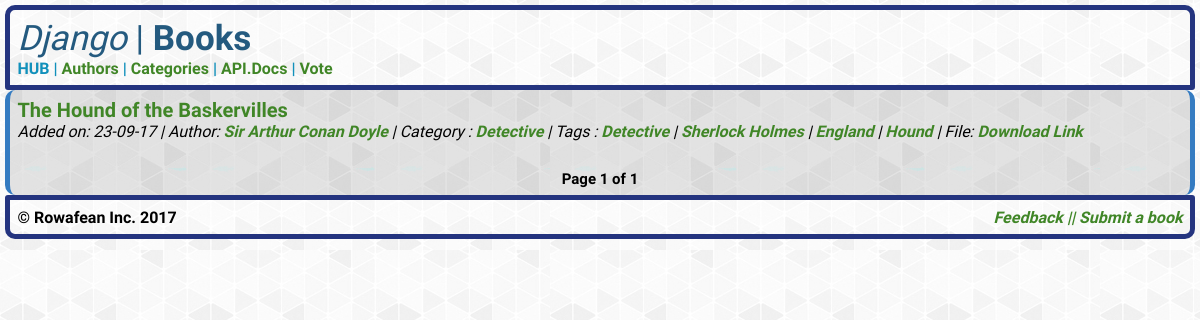
The page / on the database its author committed.
### blog/models.py (models this page shows, shortened)
class Post(models.Model):
    title = models.CharField(max_length=200)
    slug = models.SlugField(unique=True)
    content = models.TextField()
    publication_date = models.DateTimeField(auto_now_add=True)
    author = models.ForeignKey(Author)
    category = models.ForeignKey(Category)
    tags = models.ManyToManyField(Tag)
    file = models.FileField(upload_to='books_storage')
    def get_absolute_url(self):
        return reverse('post_detail', args=[self.id])

class Author(models.Model):
    name = models.CharField(max_length=50, verbose_name="Author Name")
    slug = models.SlugField(max_length=100)
    email = models.EmailField( blank=True)
    active = models.BooleanField(default=False)
    created_on = models.DateTimeField(auto_now_add=True)
    last_logged_in = models.DateTimeField(auto_now=True)
    author_info = models.TextField(max_length=1000, verbose_name="Author Info")
    def __str__(self):
        return self.name
    def get_absolute_url(self):
        return reverse('post_by_author', args=[self.slug])

class Category(models.Model):
    name = models.CharField(max_length=100, unique=True)
    slug = models.SlugField(max_length=100, unique=True)
    author = models.ForeignKey(Author)
    def __str__(self):
        return self.name
    def get_absolute_url(self):
        return reverse('post_by_category', args=[self.slug])

class Tag(models.Model):
    name = models.CharField(max_length=100, unique=True)
    slug = models.SlugField(max_length=100, unique=True)
    author = models.ForeignKey(Author)
    def __str__(self):
        return self.name
    def get_absolute_url(self):
        return reverse('post_by_tag', args=[self.slug])

### blog/views.py (the view)
# urls.py: url(r'^$', views.post_list, name='post_list'),
def post_list(request):
    post_list = Post.objects.order_by("-id").all()
    posts = helpers.pg_records(request, post_list, 10)
    return render(request, 'blog/post_list.html', {'posts': posts})

### django_books/helpers.py (called while the page is built)
def pg_records(request, list, num):
    print(request)
    paginator = Paginator(list, num)
    page = request.GET.get('page')
    try:
        page_object = paginator.page(page)
    except PageNotAnInteger:
        page_object = paginator.page(1)
    except EmptyPage:
        page_object = paginator.page(paginator.num_pages)
    return page_object

### blog/templates/blog/post_list.html (shortened to what this page needs)
<head>
</head>
{% extends "blog/base.html"  %}
{% block content %}
    <div class="content">
        <div class="section-inner clearfix">
        {% for post in posts reversed %}
            <div class="post">
            <h3>
                <a class="post-title" href="{{ post.get_absolute_url }}">{{ post.title|capfirst }}</a>
            </h3>
            <p class="post-info">
                {% include 'blog/post_info.html' %}
            </p>
            </div>
        {% empty %}
            <p class="noposts">There are no books</p>
        {% endfor %}
            <div class="section-inner clearfix">
                <div class="pagination" style="margin-top: 10px; text-align: center; font-size: 15px;">
                        <p>
                            <span><b>Page {{ posts.number }} of {{ posts.paginator.num_pages }}</b></span>
                        </p>
                    </div>
        </div>
            </div>
    </div>
{% endblock %}

### blog/templates/blog/base.html (shortened to what this page needs)
<!DOCTYPE html>
<html>
<head>
    <link href="/media/style.css" rel="stylesheet">
</head>
<body>
    <div class="navbar">
        <div class="section-inner clearfix">
            <nav>
                <a class="home" href="/"><i>Django</i> | <b>Books</b></a>
            </nav>
        </div>
		<nav>
			<a class="linkio" href="/login">HUB</a>
			<b class="navi">|</b>
			<a class="link" href="/authors">Authors</a>
			<b class="navi">|</b>
			<a class="link" href="/categories">Categories</a>
			<b class="navi">|</b>
			<a class="link" href="/api/docs">API.Docs</a>
            <b class="navi">|</b>
			<a class="link" href="/vote">Vote</a>
		</nav>
	</div>
    {% block content %}
    {% endblock %}
    {% block footer %}
    <div class="footer">
        <div class="section-inner clearfix">
            <p><span><b>&copy; Rowafean Inc. 2017</b>
            <i><a class="link" id="feedback" href="/submit">| Submit a book</a></i></span>
			<i><a class="link" id="feedback" href="/feedback">Feedback | </a></i></span></p>
        </div>
    </div>
    {% endblock %}
</body>
</html>

### blog/templates/blog/post_info.html (shortened to what this page needs)
<i><span>Added on: {{ post.publication_date|date:"d-m-y" }}</span> |
    <span>Author: <a class="link" href="{{ post.author.get_absolute_url }}">{{ post.author }}</a></span> |
<span>Category : <a class="linkcat" href="{{ post.category.get_absolute_url }}">{{ post.category }}</a></span> |
<span>Tags :
  {% for tag in post.tags.all %}
      <a class="linktag" href="{{ tag.get_absolute_url }}">{{ tag }} </a> |
  {% empty %}
      Geen Tags
  {% endfor %}
</span> <span>File: <a class="link" href="{{ post.file.url }}">Download Link</a></span><br /><br />
</i>

### blog/templates/blog/post_list.html (style rules this page uses)
* { margin: 0; }
.content { padding: 7.5px; border-width: 5px; border-color: #347bc1; border-style: solid; margin-left: 5px; margin-right: 5px; height: auto; border-radius: 10px; border-bottom-style: none; border-top-style: none; background-color: rgba(0,0,0,0.1); }
a.post-title:link { font-size: 20px; text-decoration: none; color: #408627; }
a.link:link { text-decoration: none; font-weight:bold; color: #408627; }

### blog/templates/blog/base.html (style rules this page uses)
a.link:link { text-decoration: none; font-weight:bold; color: #1190bb; }
a.linkio:link { text-decoration: none; font-weight:bold; color: #1190bb; }
.content { padding: 7.5px; border-width: 5px; border-color: #347bc1; border-style: solid; margin-left: 5px; margin-right: 5px; height: auto; border-radius: 10px; border-bottom-style: none; border-top-style: none; background-color: rgba(0,0,0,0.1); }
body { background: url("/media/background.jpg"); }
* { font-family: 'PT Sans' }
.navbar { position: sticky; padding: 7.5px; border-width: 5px; border-color: #24347f; border-style: solid; margin-left: 5px; margin-right: 5px; margin-top: 5px; border-radius: 10px 10px 3px 3px; }
a.home:link { font-size: 35px; text-decoration: none; color: #245a7f; }
.footer { padding: 7.5px; border-width: 5px; border-color: #24347f; border-style: solid; margin-left: 5px; margin-right: 5px; border-radius: 3px 3px 10px 10px }
#feedback { float:right; }
.navi { font-weight:bold; color: #1190bb; }

### blog/templates/blog/post_info.html (style rules this page uses)
a.linkcat:link { text-decoration: none; font-weight:bold; color: #408627; }
a.linktag:link { text-decoration: none; font-weight:bold; color: #408627; }
a.link:link { text-decoration: none; font-weight:bold; color: #408627; }

### rows shown on the page
Post: title "The Hound of the Baskervilles", publication_date "23-09-17", author "Sir Arthur Conan Doyle", category "Detective"
Tag: name "Detective"
Tag: name "Sherlock Holmes"
Tag: name "England"
Tag: name "Hound"

### other values the page prints
{{ posts.number }} "1"
{{ posts.paginator.num_pages }} "1"
